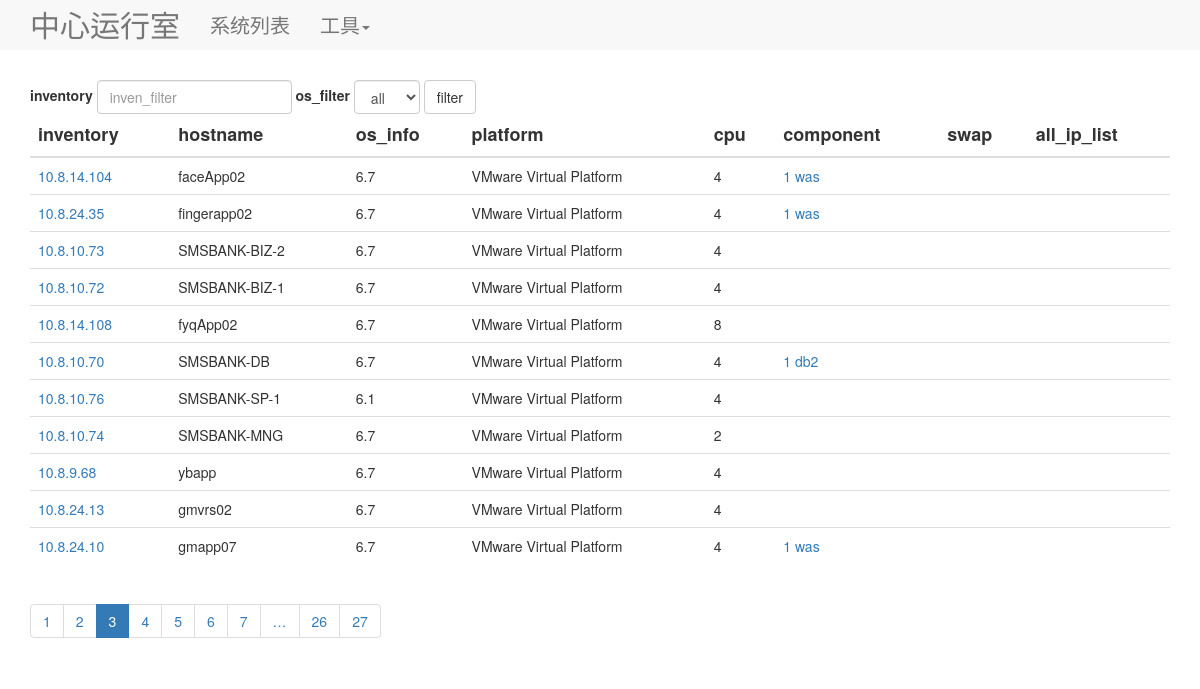
The page /?page=3&inventory_filter=&os_filter= on the database its author committed.
### modules.py (models this page shows, shortened)
class System(db.Model):
    __tablename__ = 'system'
    inventory = db.Column(db.String(20), primary_key=True)
    hostname = db.Column(db.String(20), nullable=None)
    os_info = db.Column(db.String(20))
    platform = db.Column(db.String(20), nullable=True)
    cpu_num = db.Column(db.Integer)
    memory = db.Column(db.Integer)

### main.py (the view)
@app.route('/')
def get_all_system():
    sys_was_count_list = []
    sys_db2_count_list = []
    page = request.args.get('page', 1, type=int)
    paginate = System.query.paginate(page, NUM_PER_PAGE)
    systems = paginate.items
    for one_system in systems:
        sys_was_count = WebSphere.query.filter_by(sys_inventory=one_system.inventory).count()
        sys_db2_count = DB2.query.filter_by(sys_inventory=one_system.inventory).count()
        sys_was_count_list.append(sys_was_count)
        sys_db2_count_list.append(sys_db2_count)
    db.session.close()
    return render_template("all_system.html", inventory_filter_val="", title="主机信息列表", system_list=systems,
                           pagination=paginate, os_filter_val="", os_list_val=get_os_list(),
                           sys_was_count_list=sys_was_count_list, sys_db2_count_list=sys_db2_count_list)

### main.py (called while the page is built)
def get_os_list():
    os_list = list(x[0] for x in set(db.session.query(distinct(System.os_info)).all()))
    os_list.sort()
    return os_list

### templates/all_system.html (shortened to what this page needs)
{% extends "layout.html" %}
{% block body %}
<body>
<div class="container theme-showcase">
    <form class="form-inline" action="{{ url_for('get_filter_system') }}" method=post>
        <div class="form-group">
            <label>inventory</label>
            <input type="text" class="form-control" id="inventory_filter_id" placeholder="inven_filter"
                   name="inventory_filter" value={{ inventory_filter_val }}>
            <div class="form-group">
                <label>os_filter{{ os_filter_val }}</label>
                <select class="form-control" name="os_filter">
                    <option>all</option>
                </select>
            </div>
        </div>
        <button type="submit" class="btn btn-default">filter</button>
    </form>
    <table class="table">
        <thead>
        <tr>
            <th>inventory</th>
            <th>hostname</th>
            <th>os_info</th>
            <th>platform</th>
            <th>cpu</th>
            <th>component</th>
            <th>swap</th>
            <th>all_ip_list</th>
        </tr>
        </thead>
        <tbody>
        {% for x in system_list %}
        <tr>
            <td><a href="{{ url_for('detail',inventory=x.inventory) }}">{{ x.inventory }}</a></td>
            <td>{{ x.hostname }}</td>
            <td>{{ x.os_info }}</td>
            <td>{{ x.platform }}</td>
            <td>{{ x.cpu_num }}</td>
            <td>
                <a tabindex="0" role="button" title="WAS信息" data-toggle="popover"
                   data-placement="right" class="inventory_for_was" data-trigger="focus"
                   data-content="" data-delay=200 value="{{ x.inventory }}">
                    {% if sys_was_count_list[loop.index0] > 0 %}
                    {{ sys_was_count_list[loop.index0] }} was
                    {% endif %}
                </a>
                <a tabindex="0" role="button" title="DB2信息" data-toggle="popover"
                   data-placement="right" class="inventory_for_db2" data-trigger="focus"
                   data-content="" data-delay=200 value="{{ x.inventory }}">
                    {% if sys_db2_count_list[loop.index0] > 0 %}
                    {{ sys_db2_count_list[loop.index0] }} db2
                    {% endif %}
                </a>
            </td>
            <td>{{ x[6] }}</td>
            <td>{{ x[7] }}</td>
        </tr>
        {% endfor %}
        </tbody>
    </table>
    {% import '_macro.html' as macros %}
    {% if pagination and inventory_filter_val == "" and os_filter_val == "" %}
    {{ macros.render_pagination(pagination,'get_all_system',inventory_filter_val, os_filter_val) }}
    {% else %}
    {{ macros.render_pagination(pagination,'get_filter_system',inventory_filter_val, os_filter_val) }}
    {% endif %}
</div>
</body>
{% endblock %}

### static/css/main.css (style rules this page uses)
thead { font-size: 18px; }
.container { margin-top: 30px; }
a { color: #337ab7; }

### rows shown on the page
System: inventory "10.8.14.104", hostname "faceApp02", os_info "6.7", platform "VMware Virtual Platform", cpu_num "4", sys_was_count_list "1"
System: inventory "10.8.24.35", hostname "fingerapp02", os_info "6.7", platform "VMware Virtual Platform", cpu_num "4", sys_was_count_list "1"
System: inventory "10.8.10.73", hostname "SMSBANK-BIZ-2", os_info "6.7", platform "VMware Virtual Platform", cpu_num "4"
System: inventory "10.8.10.72", hostname "SMSBANK-BIZ-1", os_info "6.7", platform "VMware Virtual Platform", cpu_num "4"
System: inventory "10.8.14.108", hostname "fyqApp02", os_info "6.7", platform "VMware Virtual Platform", cpu_num "8"
System: inventory "10.8.10.70", hostname "SMSBANK-DB", os_info "6.7", platform "VMware Virtual Platform", cpu_num "4", sys_db2_count_list "1"
System: inventory "10.8.10.76", hostname "SMSBANK-SP-1", os_info "6.1", platform "VMware Virtual Platform", cpu_num "4"
System: inventory "10.8.10.74", hostname "SMSBANK-MNG", os_info "6.7", platform "VMware Virtual Platform", cpu_num "2"
System: inventory "10.8.9.68", hostname "ybapp", os_info "6.7", platform "VMware Virtual Platform", cpu_num "4"
System: inventory "10.8.24.13", hostname "gmvrs02", os_info "6.7", platform "VMware Virtual Platform", cpu_num "4"
System: inventory "10.8.24.10", hostname "gmapp07", os_info "6.7", platform "VMware Virtual Platform", cpu_num "4", sys_was_count_list "1"

### other values the page prints
{{ page }} "1" "2" "4" "5" "6" "7" "26" "27"
{{ pagination.page }} "3"
